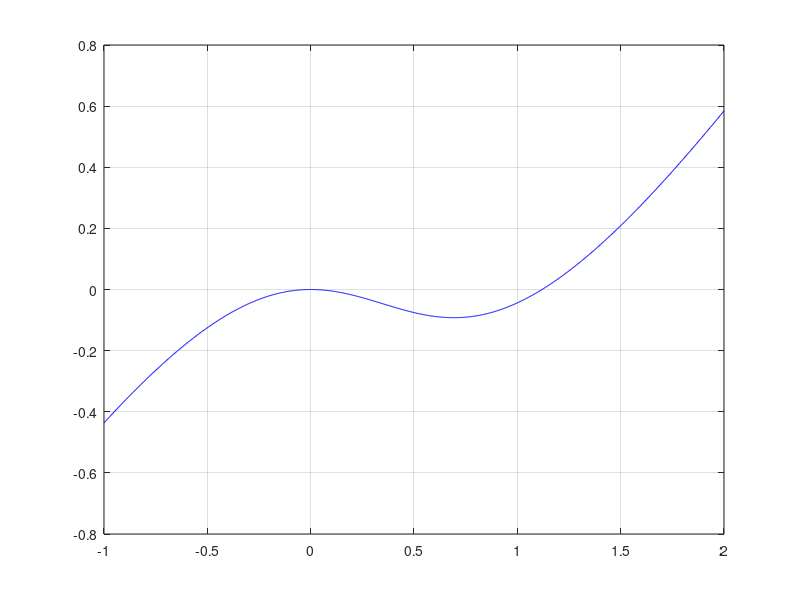

The MATLAB source for this figure: (Note: this script raises an error after producing the figure.)
%% LABORATORIO 10 - ESERCIZIO 1

% PUNTO a)
f = @(x) x - atan(exp(x)- 1);
x = linspace(-1, 2, 1000);
y = f(x);

figure(1);
plot(x, y, "-b");
grid on;

% PUNTO b)
tol = 1e-6;
nmax = 100;
df = @(x) 1 - exp(x) ./ (1 + (exp(x) - 1).^2);
% Considero la radice alpha > 1
xalpha_0 = 3;
[xvect_alpha, it_alpha] = newton(xalpha_0, nmax, tol, f, df);
% Considero la radice beta = 0
xbeta_0 = 0.2;
[xvect_beta, it_beta] = newton(xbeta_0, nmax, tol, f, df);
% Stima dell'ordine di convergenza del metodo in entrambi i casi
[palpha, calpha] = stimap(xvect_alpha); % ordine 2
[pbeta, cbeta] = stimap(xvect_beta); % ordine 1

% Round-off
df = @(x) 1 - exp(x) .* (1 ./ ( 1 + (exp(x) - 1).^2) );
[xvect_alpha, it_alpha] = newton(xalpha_0, nmax, tol, f, df);
[xvect_beta, it_beta] = newton(xbeta_0, nmax, tol, f, df);
[palpha, calpha] = stimap(xvect_alpha); % ordine 2
[pbeta, cbeta] = stimap(xvect_beta); % ordine 2 ??? Se scelgo toll = 1e-6 
% evito di fare calcoli con quantita' molto piccole, e ottengo 
% ordine 1 per beta = 0
